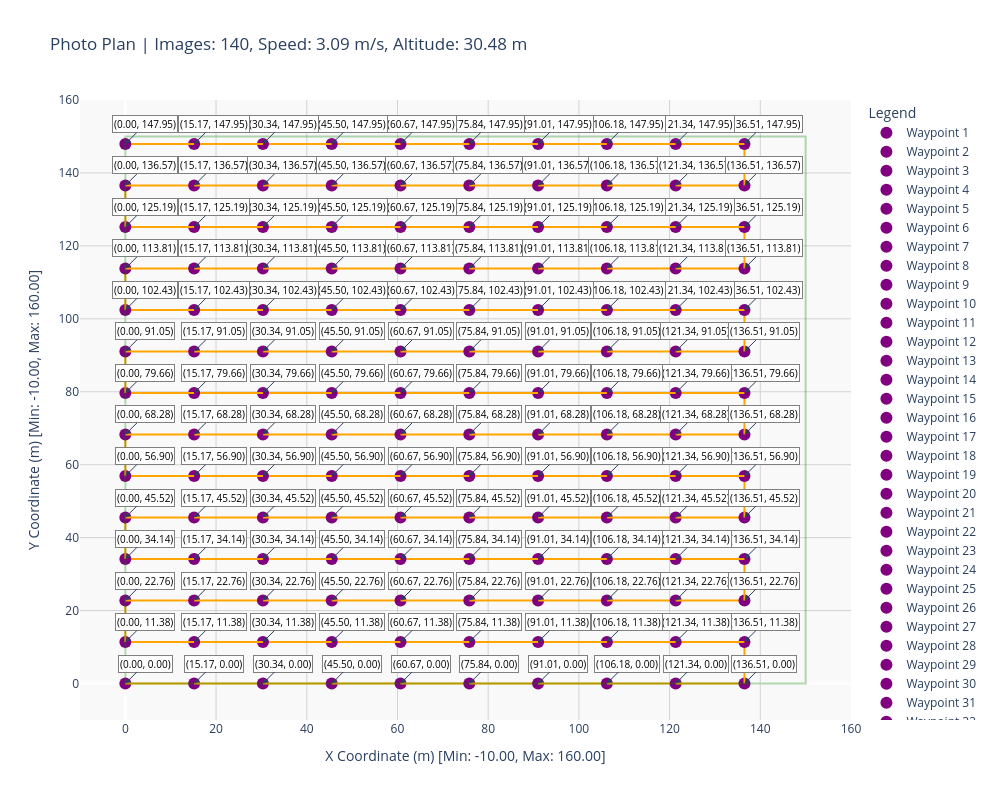

Here is the notebook cell this chart was saved with:
### Markdown cell above
# Week 7: Visualize Flight Plans

This week, we will use a third party plotting framework called [Plotly](https://plotly.com/python/) to visualize our plans. Please follow this [tutorial](https://www.kaggle.com/code/kanncaa1/plotly-tutorial-for-beginners) to gain some basic experience with Plotly, and then come up with your own visualization function. You are free to choose to come up with your own visualization, and use something other than Plotly.

$\color{red}{\text{TODO: }}$ Implement `plot_photo_plan` in `src/visualization.py`

### Code cell
fig = plot_photo_plan(computed_plan, dataset_spec.scan_dimension_x, dataset_spec.scan_dimension_y)
fig.show()
